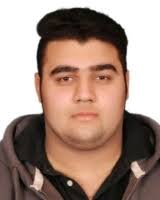
#> input picture Images Classification/imran.jpg, 160 x 200 px
$ jupyter execute --allow-errors Untitled.ipynb
#> lines starting #> are read from the running program, lines starting #| are printed output that depends on the picture; after the words box and inside, x2 and y2 are one past the last pixel; in counts of white or black regions, pixels touching at a corner belong together
[cell 1]
import numpy as np
import cv2
import matplotlib.pyplot as plt

[cell 2]
img = cv2.imread('imran.jpg')
#> img is the input picture: shape (200, 160, 3); mean B, G, R 127.4, 139.1, 163.6
plt.imshow(img)

[cell 3]
# 3 is for RGB channel
img.shape
#> Out = (200, 160, 3)

# Haar Cascade for facial detection working with Gray Scale
**So we need to convert image into gray color**

[cell 4]
gray = cv2.cvtColor(img,cv2.COLOR_BGR2GRAY)
gray.shape
#> Out = (200, 160)
# as in case of gray, we have only one color so here we don't have 3

[cell 5]
gray

[cell 6]
# cmap will convert it into gray color
plt.matshow(gray, cmap = 'gray')

# openCV2 already provided some pretained models, so here we are using two of them one for face and second for eyes detection..
**For using we need to download the raw files and paste it into our projects**

[cell 7]
face_cascade = cv2.CascadeClassifier('./opencv/haarcascades/haarcascade_frontalface_default.xml')
eye_cascade = cv2.CascadeClassifier('./opencv/haarcascades/haarcascade_eye.xml')

# for detection, we need to use the detectMultiScale fn
# this fn gives us the 4 numbers, first is x, second is y and third and fourth one are height and width

[cell 8]
faces = face_cascade.detectMultiScale(gray,1.3,5)
#> faces = [[34, 38, 100, 100]]
faces
#> Out = [[34, 38, 100, 100]]

[cell 9]
(x,y,h,w) = faces[0]
#> x = 34; y = 38; h = 100; w = 100
x,y,h,w
#> Out = (34, 38, 100, 100)

# We want to display rectangle along the face detected by the detectMultiScale fn

[cell 10]
# second last param = color of the rectangle
# last param is the thickness of the rectangle
face_img = cv2.rectangle(gray, (x,y), (x+w, y+h),(0,0,255), 2 )
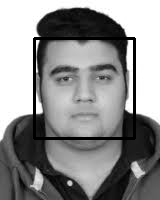
#> face_img: shape (200, 160); min 0, max 255, mean 139.9
plt.imshow(face_img)

[cell 11]
# This Fn destory all the windows that are created
cv2.destroyAllWindows()

[cell 12]
# Got this fancy code from Open CV Websites
for x,y,h,w in faces:
    face_img = cv2.rectangle(img,(x,y),(x+w,y+h),(255,0,0),2)
    roi_gray = gray[y:y+h, x:x+w]
    # roi_color is the face image with rectangle
    roi_color = face_img[y:y+h, x:x+w]
    # we are detecting eyes from the rectangle img of the face
    eyes = eye_cascade.detectMultiScale(roi_gray)
    for (ex,ey,ew,eh) in eyes:
        cv2.rectangle(roi_color,(ex,ey),(ex+ew,ey+eh),(0,255,0),2)
#> this loop made 1 pass
#> (x, y, h, w, eyes) on pass 1: (34, 38, 100, 100, [[17, 26, 28, 28], [56, 29, 23, 23]])
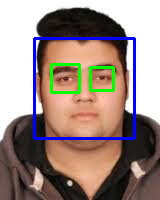
#> img: shape (200, 160, 3); 5.62% of pixels changed, all inside (x1, y1, x2, y2) = (33, 37, 136, 140)
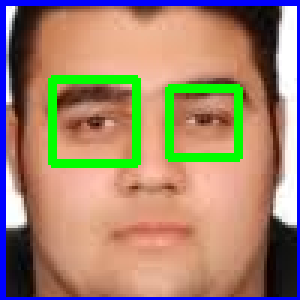
#> roi_color: shape (100, 100, 3) (shown 3 times larger); mean B, G, R 111.3, 132.5, 161.8


plt.figure()
plt.imshow(face_img, cmap='gray')
plt.show()

[cell 13]
plt.imshow(roi_color, cmap = 'gray')

[cell 14]
cropped_image = np.array(roi_color)
cropped_image.shape
#> Out = (100, 100, 3)

# As we also need to classify the images, so we need some feature extraction so that we can classify different images

**For that purpose we will use Wavelet fn to extract features from the images**

[cell 15]
import pywt
def w2d(img, mode='haar', level=1):
#> called with mode = 'db1', level = 5
    imArray = img
    #Datatype conversions
    #convert to grayscale
    imArray = cv2.cvtColor( imArray,cv2.COLOR_RGB2GRAY )
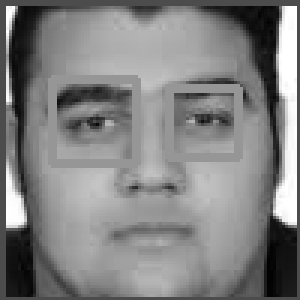
#> imArray: shape (100, 100) (shown 3 times larger); min 2, max 255, mean 129.5
    #convert to float
    imArray =  np.float32(imArray)
    imArray /= 255;
    # compute coefficients
    coeffs=pywt.wavedec2(imArray, mode, level=level)
#> coeffs = 6 items

    #Process Coefficients
    coeffs_H=list(coeffs)
#> coeffs_H = 6 items
    coeffs_H[0] *= 0;

    # reconstruction
    imArray_H=pywt.waverec2(coeffs_H, mode);
    imArray_H *= 255;
    imArray_H =  np.uint8(imArray_H)
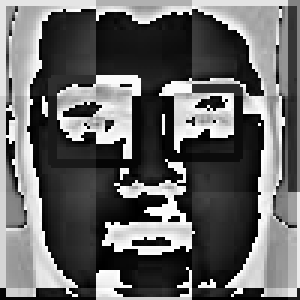
#> imArray_H: shape (100, 100) (shown 3 times larger); min 0, max 255, mean 101.4

    return imArray_H

# Here the image for more feature Extraction

[cell 16]
im_har = w2d(cropped_image,'db1',5)
plt.imshow(im_har, cmap='gray')

#### You can see above a wavelet transformed image that gives clues on facial features such as eyes, nose, lips etc. This along with raw pixel image can be used as an input for our classifier

[cell 17]
def get_cropped_image_if_2_eyes(image_path):
    img = cv2.imread(image_path)
    gray = cv2.cvtColor(img, cv2.COLOR_BGR2GRAY)
    faces = face_cascade.detectMultiScale(gray, 1.3, 5)
    for (x,y,w,h) in faces:
        roi_gray = gray[y:y+h, x:x+w]
        roi_color = img[y:y+h, x:x+w]
        eyes = eye_cascade.detectMultiScale(roi_gray)
        if len(eyes) >= 2:
            return roi_color

[cell 18]
def get_cropped_images_if_2_eyes(image_path):
#> called with image_path = 'imran.jpg'
    img = cv2.imread(image_path)
    gray = cv2.cvtColor(img, cv2.COLOR_BGR2GRAY)
    faces = face_cascade.detectMultiScale(gray,1.3,5)
#> faces = [[34, 38, 100, 100]]
    for (x,y,w,h) in faces:
        roi_gray = gray[y: y+h, x:x+w]
        roi_color = img[y:y+h, x:x+w]
        # this will return images only if the eyes are detected
        eyes = eye_cascade.detectMultiScale(roi_gray)
        if len(eyes) >= 2:
            return roi_color
#> this loop made 1 pass
#> pass 1, in get_cropped_images_if_2_eyes, `roi_color = img[y:y+h, x:x+w]`:
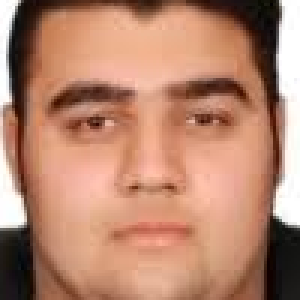
#> roi_color: shape (100, 100, 3) (shown 3 times larger); mean B, G, R 110.2, 133.1, 182.6

[cell 19]
cropped_images = get_cropped_images_if_2_eyes('imran.jpg')
plt.imshow(cropped_images)

# In the Given pictures, eyes are not get detected so we are getting noting in the output when we call the fn

[cell 20]
img2 = cv2.imread('imran1.jpg')
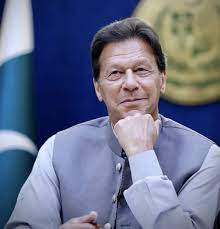
#> input picture Images Classification/imran1.jpg, 220 x 229 px
#> img2 is the input picture: shape (229, 220, 3); mean B, G, R 138.5, 112.8, 105.9
plt.imshow(img2)

[cell 21]
cropped_images = get_cropped_images_if_2_eyes('imran1.jpg')
#> call 2 of get_cropped_images_if_2_eyes, with image_path = 'imran1.jpg'
#> in get_cropped_images_if_2_eyes (call 2), `gray = cv2.cvtColor(img, cv2.COLOR_BGR2GRAY)`:
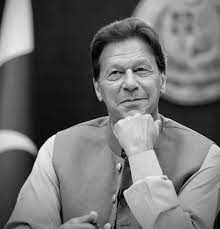
#> gray: shape (229, 220); min 0, max 251, mean 113.7
#> in get_cropped_images_if_2_eyes (call 2), `faces = face_cascade.detectMultiScale(gray,1.3,5)`: faces = [[92, 42, 74, 74]]
#> the loop in get_cropped_images_if_2_eyes (call 2), `for (x,y,w,h) in faces:` made 1 pass
#> pass 1, in get_cropped_images_if_2_eyes (call 2), `roi_gray = gray[y: y+h, x:x+w]`:
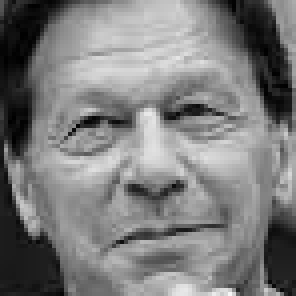
#> roi_gray: shape (74, 74) (shown 4 times larger); min 0, max 246, mean 124.4
#> pass 1, in get_cropped_images_if_2_eyes (call 2), `roi_color = img[y:y+h, x:x+w]`:
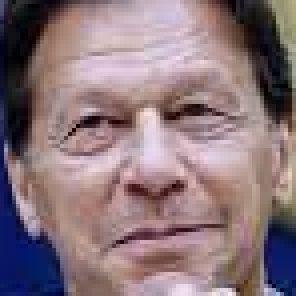
#> roi_color: shape (74, 74, 3) (shown 4 times larger); mean B, G, R 122.9, 117.4, 138.6
cropped_images

**Above cropped_image_no_2_eyes is None which means we should ignore this image and we will not use such image for model training**

## Now we need to perform this operation with all our dataset and get cropped images as an output which we will furthur use for our models

[cell 22]
path_to_data = "./dataset/"
path_to_cr_data = "./dataset/cropped/"

[cell 23]
import os

[cell 24]
img_dirs = []
#> (the rest of this cell did not finish here and is left out)

[cell 25]
img_dirs

[cell 26]
import shutil
if os.path.exists(path_to_cr_data):
    shutil.rmtree(path_to_cr_data)
os.mkdir(path_to_cr_data)

[cell 27]
cropped_image_dirs = []
celebrity_file_names_dict = {}
for img_dir in img_dirs:
    count = 1
    celebrity_name = img_dir.split('/')[-1]
    celebrity_file_names_dict[celebrity_name] = []
    for entry in os.scandir(img_dir):
        roi_color = get_cropped_image_if_2_eyes(entry.path)
        if roi_color is not None:
            cropped_folder = path_to_cr_data + celebrity_name
            if not os.path.exists(cropped_folder):
                os.makedirs(cropped_folder)
                cropped_image_dirs.append(cropped_folder)
                print("Generating cropped images in folder: ",cropped_folder)
            cropped_file_name = celebrity_name + str(count) + ".png"
            cropped_file_path = cropped_folder + "/" + cropped_file_name
            cv2.imwrite(cropped_file_path, roi_color)
            celebrity_file_names_dict[celebrity_name].append(cropped_file_path)
            count += 1

### Now you should have cropped folder under datasets folder that contains cropped images
### Manually examine cropped folder and delete any unwanted images
**As we delete some manually pictures so we need to index them again in order to iterate properly**

# Again we will be working on our dictionary file

[cell 28]
celebrity_file_names_dict = {}
for img_dir in cropped_image_dirs:
    img_list = []
    celebrity_name = img_dir.split('/')[-1]
    for entry in os.scandir(img_dir):
        img_list.append(entry.path)
    celebrity_file_names_dict[celebrity_name] = img_list

celebrity_file_names_dict

# Now we will assign the number to each celebrity

[cell 29]
class_dict = {}
count = 0
for name in celebrity_file_names_dict.keys():
    class_dict[name] = count
    count+=1
class_dict
